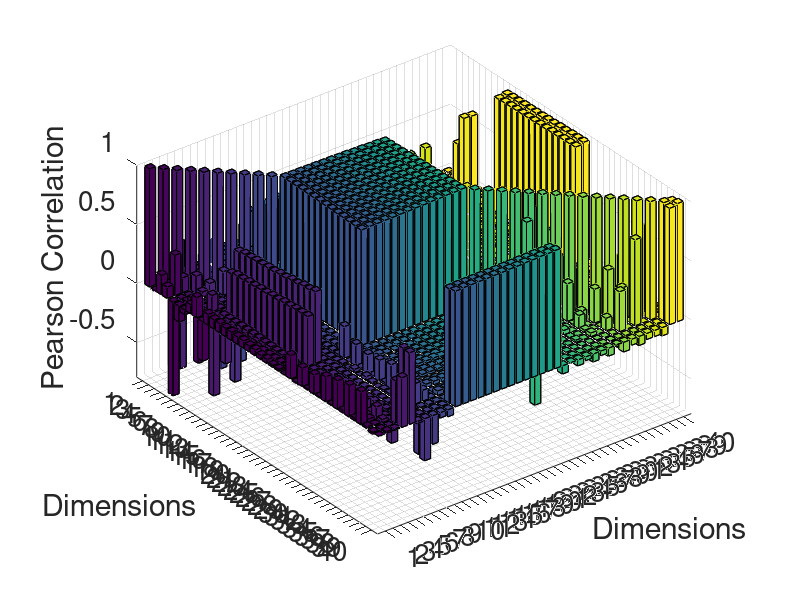

Here is the MATLAB script that generated this plot:
clear; clc; close all;
load planecontrol.mat

% xtrain, ytrain
% xtest

disp('Start\n')

dat = corr(xtrain);

count = 0
for i = 1:40
    for j = (i+1):40
        if abs(dat(i,j)) >= 0.96
            sprintf('(%d,%d)',i,j)
            count = count + 1;
        end
    end
end
disp(count)

figure;
bar3(dat)
zlabel('Pearson Correlation')
xlabel('Dimensions')
ylabel('Dimensions')
xlim([0 41])
ylim([0 41])

set(gca,'fontsize',20)





